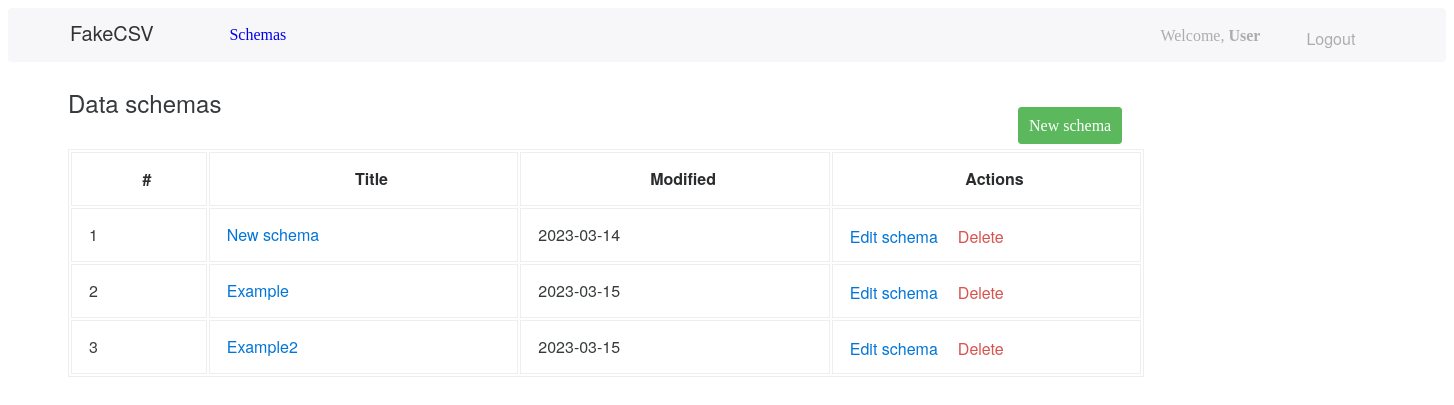
The page / (signed in) on the database as committed earlier.
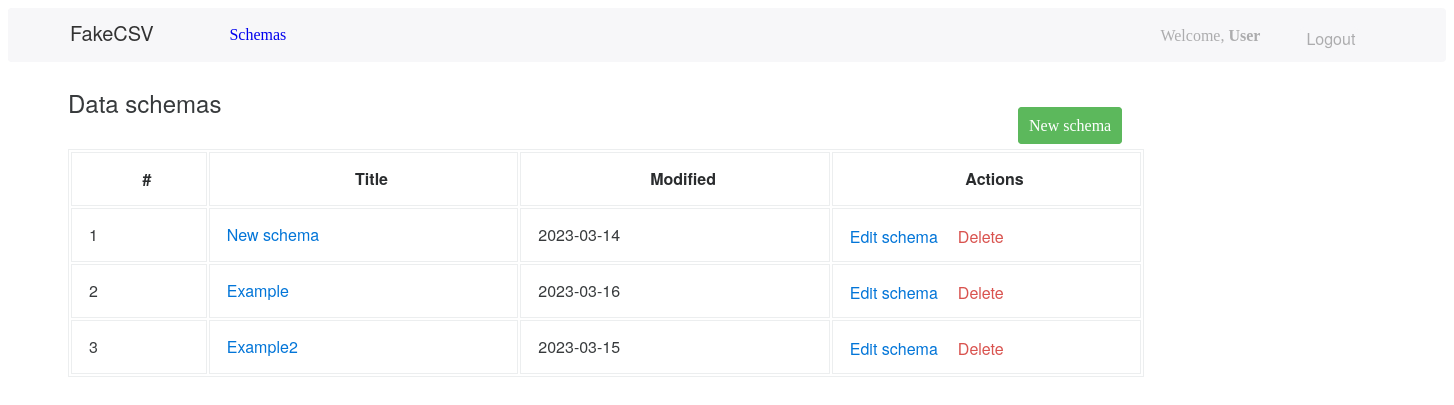
The same page on the database as committed later.
### app/models.py (models this page shows, shortened)
class Schema(models.Model):
    schema_id = models.AutoField(primary_key=True)
    schema_user = models.ForeignKey(User, on_delete=models.CASCADE, related_name="schema_user")
    schema_name = models.TextField(max_length=128, verbose_name="Name")
    schema_column_separator = models.IntegerField(choices=SEPARATOR, default=0, verbose_name="Column separator")
    schema_string_character = models.IntegerField(choices=STRING_CHARACTER, default=0, verbose_name="String character")
    schema_columns = models.ManyToManyField(SchemaColumn, related_name="schema_columns")
    schema_last_modified = models.DateField(verbose_name="Modified", auto_now=True)
    @staticmethod
    def get_by_user_id(user_id):
        return Schema.objects.filter(schema_user=user_id).all()

### app/views.py (the view, shortened to what this page needs)
# urls.py: path("", views.index, name="index"),
@login_required(login_url="/login/")
def index(request):
    schemas = Schema.get_by_user_id(request.user.id)
    context = {
        "schemas": schemas,
    }
    return render(request, "index.html", context)

### template/index.html (shortened to what this page needs)
{% extends "base.html" %}
{% block content %}
      <p class="content__top-label">Data schemas</p>
      <a class="content__top-buttonnew" href="{% url 'add' %}">New schema</a>
  <table class="content_table">
    <tr>
      <th class="content__th-number" >#</th>
      <th class="content__th-title">Title</th>
      <th class="content__th-modified">Modified</th>
      <th class="content__th-action">Actions</th>
    </tr>
    {% for schema in schemas %}
    <tr>
      <td class="content__td-number"> {{ forloop.counter }} </td>
      <td class="content__td-title"> <a class="content__td-titlelink" href="{% url 'check_dataset' schema_id=schema.schema_id %}">{{ schema.schema_name }}</a>  </td>
      <td class="content__td-modified"> {{ schema.schema_last_modified|date:'Y-m-d' }} </td>
      <td class="content__td-action-index">
        <a href="{% url 'edit' schema_id=schema.schema_id %}" class="content_tb-editlink">Edit schema</a>
        <form class="content_index-form" id="id_delete_form_{{schema.schema_id}}" method="POST">
          <a href="#" onclick="submitForm('{{schema.schema_id}}')" class="content__add-link" >Delete</a>
        </form>
      </td>
    </tr>
    {% endfor %}
  </table>
{% endblock %}

Rows that differ between the two databases and show on the page:
changed Schema "Example": schema_last_modified "2023-03-15" → "2023-03-16"
